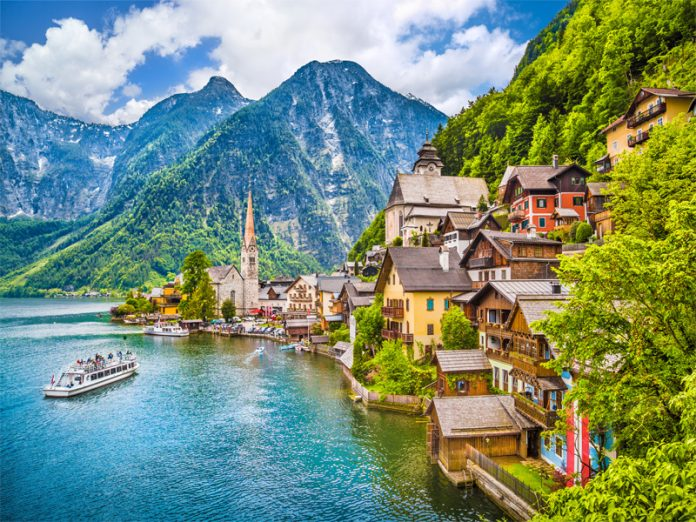
#> input picture 1_Gri_Tonlama/manzara1.jpg, 696 x 522 px
$ python main.py
#> lines starting #> are read from the running program, lines starting #| are printed output that depends on the picture
import cv2

# Resmi yükle
img = cv2.imread('manzara1.jpg')
#> img is the input picture: shape (522, 696, 3); mean B, G, R 121.3, 142.1, 119.1

# Gri tonlama
gray = cv2.cvtColor(img, cv2.COLOR_BGR2GRAY)
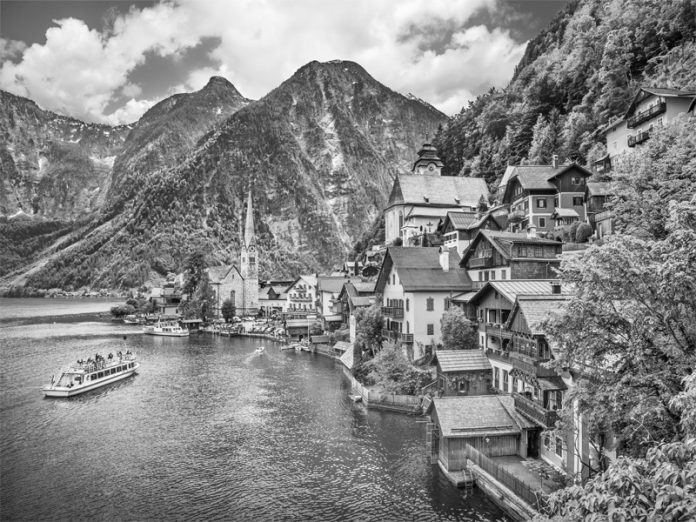
#> gray: shape (522, 696); min 0, max 255, mean 132.8
cv2.imwrite('gray.jpg', gray)

print("Gri tonlama tamamlandı! gray.jpg kaydedildi.")
